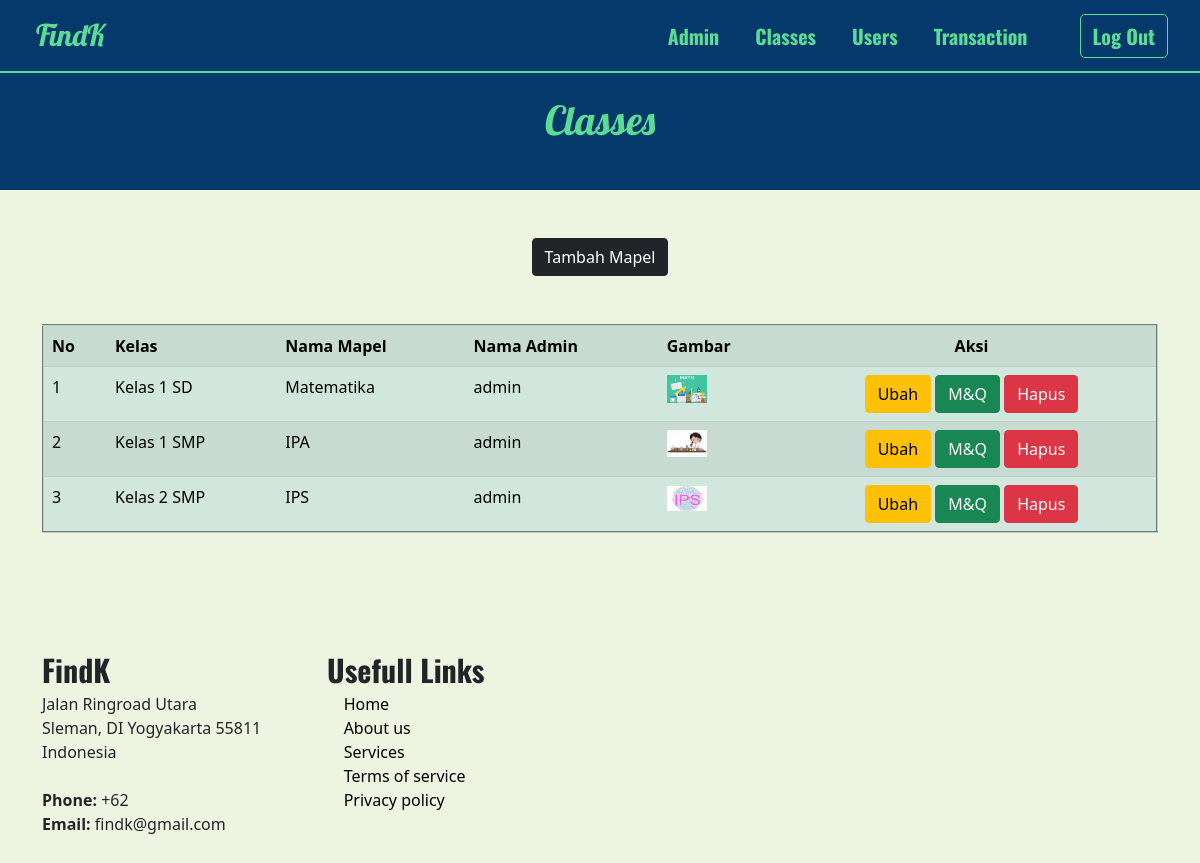
The page /admin/mapel.php (signed in) on the database its author committed.
### tables this page shows
CREATE TABLE `mapel` (
  `id_mapel` int(11) NOT NULL,
  `kelas` varchar(100) NOT NULL,
  `nama_mapel` varchar(20) NOT NULL,
  `gambar` varchar(100) NOT NULL,
  `id_admin` int(11) NOT NULL
);

### prosedur.php (called while the page is built, shortened)
<?php
$conn = mysqli_connect("localhost", "root", "", "findk");
function data($query){
    global $conn;
    $result = mysqli_query($conn, $query);
    $rows = [];
    while($row = mysqli_fetch_assoc($result)){
        $rows[] = $row;
    }
    return $rows;
}
?>

### admin/mapel.php (the view, shortened to what this page needs)
<?php
require '../prosedur.php';
$id = $_SESSION['id_admin'];
$mapel = data("SELECT mapel.*, admin.nama FROM mapel INNER JOIN admin ON mapel.id_admin=admin.id_admin WHERE admin.id_admin = $id ");
?>
<!doctype html>
<html lang="en">
<head>
    <link href="https://cdn.jsdelivr.net/npm/bootstrap@5.0.2/dist/css/bootstrap.min.css" rel="stylesheet">
    <link rel="stylesheet" href="../style/style.css">
    <link rel="stylesheet" href="../Bahan/icofont/icofont.min.css">
</head>
<body class="bodyhome">
    <section class="home">
        <nav class="navbar navbar-expand-lg fixed-top">
            <div class="container-fluid">
                <a class="navbar-brand ms-4" href="#">FindK</a>
                <div class="collapse navbar-collapse" id="navbarNav">
                    <div class="navbar-nav ms-auto">
                        <a class="nav-link" aria-current="page" href="index.php">Admin</a>
                        <a class="nav-link" href="mapel.php">Classes</a>
                        <a class="nav-link" href="users.php">Users</a>
                        <a class="nav-link" href="transaksi.php">Transaction</a>
                    </div>
                    <div class="navbar-nav">
                        <a class="ms-4 btn btn-outline-dark border-pink" href="logout.php">Log Out</a>
                    </div>
                </div>
            </div>
        </nav>
    </section>
    <section class="muka d-flex justify-content-center align-items-center">
        <div class="container position-relative" data-aos="zoom-in" data-aos-delay="100">
            <div class="row">
                <div class="judul col-sm-12 text-center">
                    Classes
                </div>
            </div>
        </div>
    </section>
    <section class="mapel mt-5">
        <div class="container">
            <div class="row">
                <div class="col-sm-12 text-center">
                    <a class="btn btn-dark" href="tambah_mapel.php" role="button">Tambah Mapel</a>
                </div>
            </div>
            <div class="row mt-5">
                <div class="col-sm-12">
                    <table class="table table-success table-striped" border="2" cellpadding="30" cellspacing="0">
                        <tr>
                            <th>No</th>
                            <th>Kelas</th>
                            <th>Nama Mapel</th>
                            <th>Nama Admin</th>
                            <th>Gambar</th>
                            <th class="text-center">Aksi</th>
                        </tr>
                        <?php $i=1; ?>
                        <?php foreach($mapel as $mpl) { ?>
                        <tr>
                            <td><?php echo $i; ?></td>
                            <td><?php echo $mpl['kelas']; ?></td>
                            <td><?php echo $mpl['nama_mapel'] ?></td>
                            <td><?php echo $mpl['nama'] ?></td>
                            <td><img src="gambarMapel/<?php echo $mpl['gambar'] ?>" alt="" width="40px"></td>
                            <td class="text-center">
                                <a href="edit_mapel.php?id_mapel= <?php echo $mpl['id_mapel']; ?>" class="btn btn-warning mr-2">Ubah</a>
                                <a href="mq.php?id_mapel= <?php echo $mpl['id_mapel']; ?>" class="btn btn-success mr-2">M&Q</a>
                                <a href="hapus_mapel.php?id_mapel= <?php echo $mpl['id_mapel']; ?>" class="btn btn-danger"
                                onclick="return confirm('Apakah anda yakin menghapus data tersebut?')" >Hapus</a>
                            </td>
                        </tr>
                        <?php $i++; ?>
                        <?php } ?>
                    </table>
                </div>
            </div>
        </div>
    </section>
    <footer class="footer mt-5 mb-5">
        <div  class="container">
            <div class="row">
                <div class="col-lg-3 col-md-6 footer-contact">
                    <div class="footer_f">FindK</div>
                    <p>
                    Jalan Ringroad Utara <br>
                    Sleman, DI Yogyakarta 55811<br>
                    Indonesia <br><br>
                    <strong>Phone:</strong> +62<br>
                    <strong>Email:</strong> findk@gmail.com<br>
                    </p>
                </div>
                <div class="col-lg-2 col-md-6 footer-links">
                    <div class="footer_f">Usefull Links</div>
                    <i class="icofont-rounded-right"></i> <a href="#">Home</a> <br>
                    <i class="icofont-rounded-right"></i> <a href="#">About us</a> <br>
                    <i class="icofont-rounded-right"></i> <a href="#">Services</a> <br>
                    <i class="icofont-rounded-right"></i> <a href="#">Terms of service</a><br>
                    <i class="icofont-rounded-right"></i> <a href="#">Privacy policy</a>
                </div>
            </div>
        </div>
    </footer>
</body>
</html>

### style/style.css (style rules this page uses)
html { scroll-behavior: smooth; }
.judul { font-family: 'Lobster', cursive; font-size: 40px; }
a { color: black; text-decoration: none; }
.home { background-size: cover; height: auto; min-height: 70px; overflow: visible; padding: 0px; }
.bodyhome { background-color: #EDF5E1; height: auto; min-height: auto; margin: 0px; padding: 0px; }
.navbar { background-color: #05386B; border-bottom: 2px solid #5CDB95; }
.navbar-brand { font-family: 'Lobster', cursive; color: #5CDB95; font-size: 30px; }
.navbar-nav >a { font-family: 'Oswald', sans-serif; color: #5CDB95; border-color: #5CDB95; font-size: 20px; border-radius: 5px; font-weight: bolder; margin-right: 20px; }
.muka { background-color: #05386B; color: #5CDB95; padding-top: 20px; padding-bottom: 40px; }
footer { padding-top: 50px; }
.footer_f { font-family: 'Oswald', sans-serif; font-size: 30px; font-weight: bold; }

### rows shown on the page
mapel: kelas "Kelas 1 SD", nama_mapel "Matematika", id_admin.nama "admin", gambar (picture)
mapel: kelas "Kelas 1 SMP", nama_mapel "IPA", id_admin.nama "admin", gambar (picture)
mapel: kelas "Kelas 2 SMP", nama_mapel "IPS", id_admin.nama "admin", gambar (picture)
